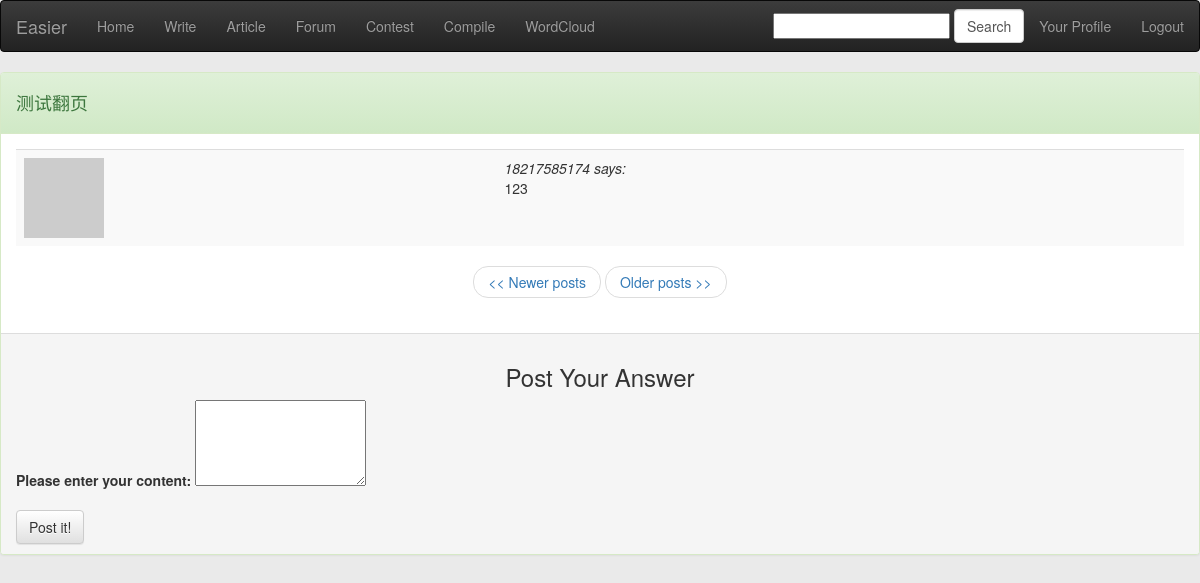
Before: /discuss/6 (signed in) with the older database file.
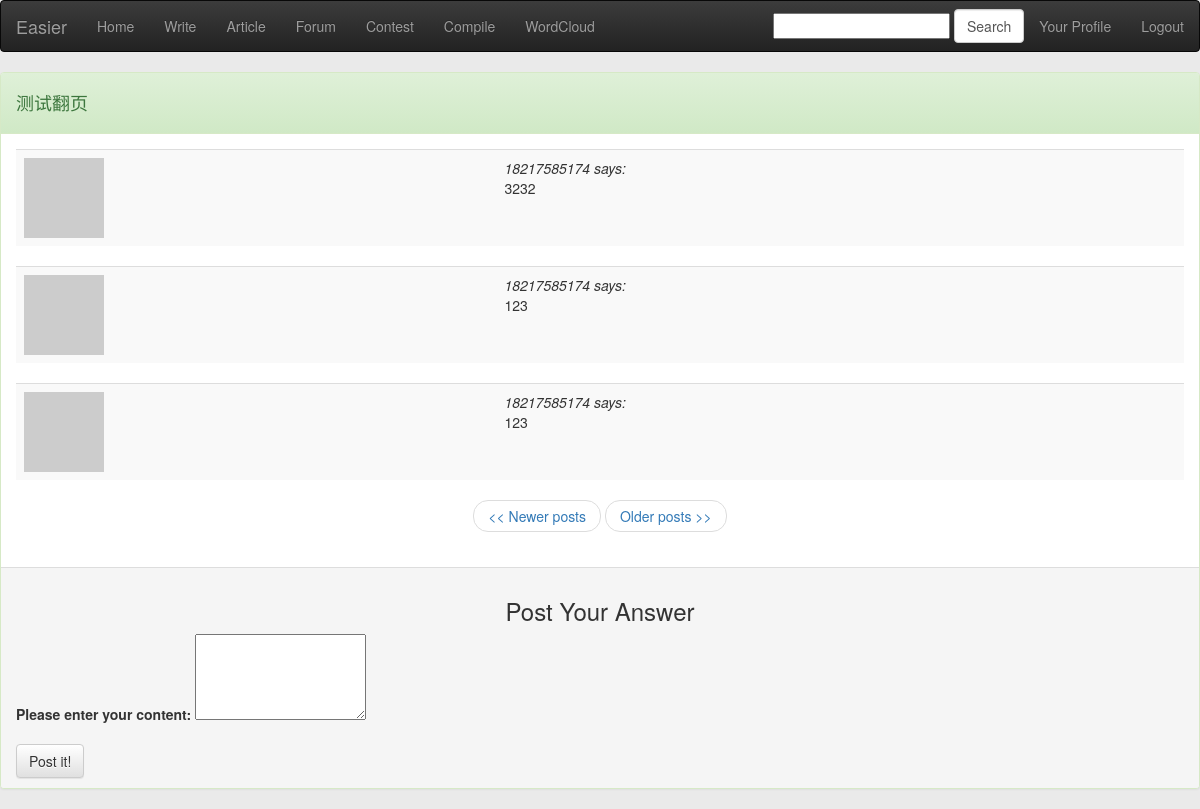
After: the same page with the newer database file.
### app/models.py (models this page shows, shortened)
class Question(db.Model):
    __searchable__ = ['title']
    __analyzer__ = ChineseAnalyzer()
    id = db.Column(db.Integer, primary_key=True)
    timestamp = db.Column(db.DateTime)
    title = db.Column(db.String(100))
    cards = db.relationship('Card', backref='discussion')

class Card(db.Model):
    id = db.Column(db.Integer, primary_key=True)
    body = db.Column(db.String(140))
    timestamp = db.Column(db.DateTime)
    user_id = db.Column(db.Integer, db.ForeignKey('user.id'))
    question_id = db.Column(db.Integer, db.ForeignKey('question.id'))

class User(db.Model):
    id = db.Column(db.Integer, primary_key=True)
    nickname = db.Column(db.String(64), index=True, unique=True)
    email = db.Column(db.String(120), index=True, unique=True)
    password = db.Column(db.String(120), index=True)
    posts = db.relationship('Post', backref='author', lazy='dynamic')
    cards = db.relationship('Card', backref='participant')
    about_me = db.Column(db.String(140))
    last_seen = db.Column(db.DateTime)
    followed = db.relationship('User',
                               secondary=followers,
                               primaryjoin=(followers.c.follower_id == id),
                               secondaryjoin=(followers.c.followed_id == id),
                               backref=db.backref('followers', lazy='dynamic'),
                               lazy='dynamic')
    is_authenticated = True
    is_active = True
    is_anonymous = False
    def avatar(self, size):
        return 'http://www.gravatar.com/avatar/' + md5(self.email.encode('utf8')).hexdigest() + '?d=mm&s=' + str(size)

### app/views.py (the view)
@app.route('/discuss/<pk>', methods=['POST', 'GET'])
@app.route('/discuss/<pk>/<int:page>', methods=['POST', 'GET'])
@login_required
def discuss(pk, page=1):
    form = CardForm()
    if form.validate():
        card = Card(body=form.answer.data, timestamp=datetime.utcnow(), participant=g.user, question_id=pk)
        db.session.add(card)
        db.session.commit()
        flash('Your answer is now live!')
        return redirect(url_for('discuss', pk=pk))
    cards = Card.query.filter_by(question_id=pk).order_by(Card.timestamp.desc()).paginate(page, POSTS_PER_PAGE, False)
    question = Question.query.filter_by(id=pk)
    title = question[0].title
    return render_template('card.html',
                           cs=cards,
                           form=form,
                           pk=pk,
                           title=title)

### app/forms.py
class SearchForm(Form):
    search = StringField('search', validators=[DataRequired()])

class CardForm(Form):
    answer = TextAreaField('answer', validators=[DataRequired()])

### app/views.py (called while the page is built)
@app.before_request
def before_request():
    g.user = current_user
    g.search_form = SearchForm()
    if g.user.is_authenticated:
        g.user.last_seen = datetime.utcnow()
        db.session.add(g.user)
        db.session.commit()

@lm.user_loader
def load_user(id):
    return User.query.get(int(id))

### app/templates/card.html (shortened to what this page needs)
{% extends "base.html" %}
{% block content %}
<div class="panel panel-success">
    <div class="panel-heading">
        <h4>{{title}}</h4>
    </div>
    <div class="panel-body">
        {% for c in cs.items %}
            <table class="table table-striped table-hover">
            <tr valign="top">
                <td><a href="#"><img src="{{c.participant.avatar(50)}}"></a></td>
                <td><i>{{c.participant.nickname}} says:</i><br>{{c.body}}</td>
            </tr>
            </table>
        {% endfor %}
        <nav>
            <ul class="pager">
                {% if cs.has_prev %}<li><a href="{{ url_for('discuss', pk=pk, page = cs.prev_num) }}"><< Newer posts</a></li>{% else %}<li><a href="#"><< Newer posts</a></li>{% endif %}
                {% if cs.has_next %}<li><a href="{{ url_for('discuss', pk=pk, page = cs.next_num) }}">Older posts >></a></li>{% else %}<li><a href="#">Older posts >></a></li>{% endif %}
            </ul>
        </nav>
    </div>
    <div class="panel-footer">
        <h3 align="center">Post Your Answer</h3>
        <form action="" method="post" name="card">
            <div class="form-group">
                <label for="answer">Please enter your content:</label>
                {{form.answer(rows = 4)}}
            </div>
            <button type="submit" class="btn btn-default">Post it!</button>
        </form>
    </div>
</div>
{% endblock %}

### app/templates/base.html (shortened to what this page needs)
<!DOCTYPE html>
<html lang="en">
<head>
    <link rel="stylesheet" href="https://cdn.bootcss.com/bootstrap/3.3.7/css/bootstrap.min.css"
>
    <link rel="stylesheet" href="https://cdn.bootcss.com/bootstrap/3.3.7/css/bootstrap-theme.min.css"
>
</head>
<body style="background:#EAEAEA">
    <nav class="navbar navbar-inverse" role="navigation">
        <div class="container-fluid">
            <div class="navbar-header">
                <a class="navbar-brand" href="#">Easier</a>
            </div>
            <div>
                {% if g.user.is_authenticated %}
                <ul class="nav navbar-nav">
                    <li><a href="{{ url_for('index') }}">Home</a></li>
                    <li><a href="{{ url_for('write') }}">Write</a></li>
                    <li><a href="{{ url_for('look') }}">Article</a></li>
                    <li><a href="{{ url_for('forum') }}">Forum</a></li>
                    <li><a href="{{ url_for('contest') }}">Contest</a></li>
                    <li><a href="{{ url_for('code') }}">Compile</a></li>
                    <li><a href="{{ url_for('wc') }}">WordCloud</a></li>
                </ul>
                <ul class="nav navbar-nav navbar-right">
                    <li><a href="{{ url_for('user', nickname = g.user.nickname) }}">Your Profile</a></li>
                    <li><a href="{{ url_for('logout') }}">Logout</a></li>
                </ul>
                {% endif %}
            </div>
            <form class="navbar-form navbar-right" role="search" action="{{url_for('search')}}" method="post" name="search">
                <div class="form-group">
                    {{g.search_form.hidden_tag()}}{{g.search_form.search(size=20)}}
                </div>
                <input type="submit"  class="form-control" value="Search">
            </form>
        </div>
    </nav>
    {% block content %}{% endblock %}
</body>
</html>

Changed rows visible on the page:
added Card: participant.nickname "18217585174", body "3232"
added Card: participant.nickname "18217585174", body "123"
